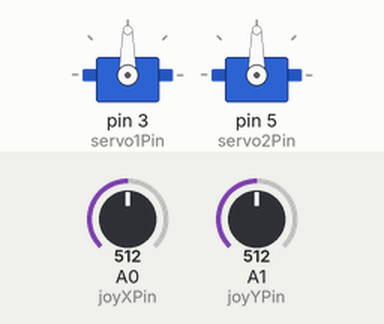
A sketch run on a simulated Arduino Uno, built with avr-gcc and run on an emulated ATmega328P. On the bench: 2 × servo. The test bench sets the inputs (shaded band); at power-on: A0 (joyXPin) = 512, A1 (joyYPin) = 512. What the sketch prints to the serial monitor is not drawn.

Above: at 1.2 s.
1.3 s: A0 (joyXPin) set to 716
At 2.4 s:
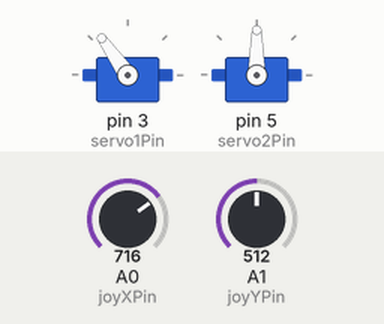
2.8 s: A1 (joyYPin) set to 716
At 3.6 s:
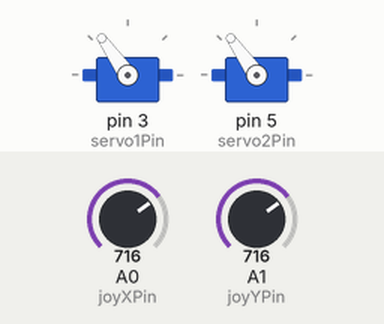
4.3 s: A0 (joyXPin) set to 900
At 4.7 s:
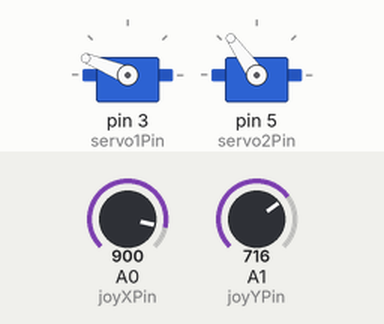
5.8 s: A1 (joyYPin) set to 900
At 7.0 s:
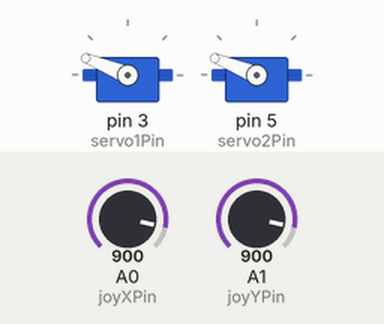
7.3 s: A0 (joyXPin) set to 1023
At 8.2 s:
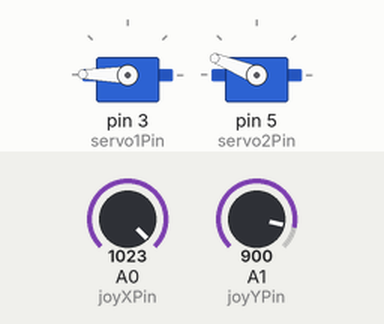
8.8 s: A1 (joyYPin) set to 1023
At 9.3 s:
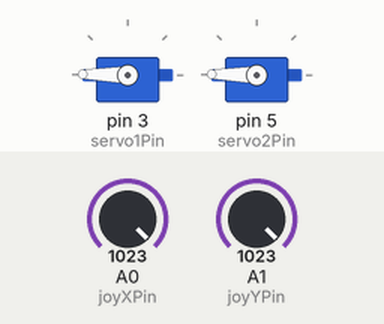
Timing chart, 0 to 11.3 s (numbered marks = the images above; inputs shaded):
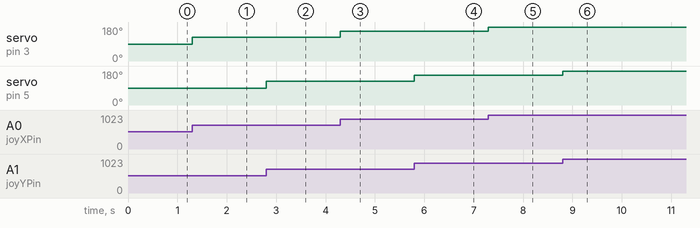

Measured:
- after the input at 1.3 s, servo on pin 3 (servo1Pin): 90° → 125° at once
- after the input at 2.8 s, servo on pin 5 (servo2Pin): 90° → 125° at once
- after the input at 4.3 s, servo on pin 3 (servo1Pin): 125° → 158° at once
- after the input at 5.8 s, servo on pin 5 (servo2Pin): 125° → 158° at once
- after the input at 7.3 s, servo on pin 3 (servo1Pin): 158° → 179° at once
- after the input at 8.8 s, servo on pin 5 (servo2Pin): 158° → 179° at once

The sketch:

joystickMultiServoControl.ino
```cpp
#include <Servo.h>

Servo servo1, servo2;
const int joyXPin = 0;
const int joyYPin = 1;
const int swPin = 7;
const int servo1Pin = 3;
const int servo2Pin = 5;
int joyX, joyY;
int servoX, servoY;

void setup() {
  pinMode(swPin, INPUT);
  digitalWrite(swPin, HIGH);
  servo1.attach(servo1Pin);
  servo2.attach(servo2Pin);
  servoReset();
  Serial.begin(9600);
  Serial.println("Servos are ready!");
}

void loop() {
  joyX = analogRead(joyXPin);
  joyY = analogRead(joyYPin);

  //Serial.println(joyX);
  //Serial.println(joyY);

  servoX = map(joyX, 0, 1024, 0, 180);
  servoY = map(joyY, 0, 1024, 0, 180);

  servo1.write(servoX);
  servo2.write(servoY);
  //delay(500);
}

void servoReset() {
  servo1.write(90);
  servo2.write(90);
}
```
